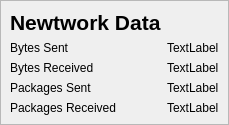
            <widget class="QWidget" name="Network">
             <layout class="QVBoxLayout" name="verticalLayout_10">
              <property name="spacing">
               <number>0</number>
              </property>
              <property name="leftMargin">
               <number>0</number>
              </property>
              <property name="topMargin">
               <number>0</number>
              </property>
              <property name="rightMargin">
               <number>0</number>
              </property>
              <property name="bottomMargin">
               <number>0</number>
              </property>
              <item>
               <widget class="QFrame" name="frame_9">
                <property name="frameShape">
                 <enum>QFrame::StyledPanel</enum>
                </property>
                <property name="frameShadow">
                 <enum>QFrame::Raised</enum>
                </property>
                <layout class="QGridLayout" name="gridLayout_11">
                 <item row="0" column="0" alignment="Qt::AlignTop">
                  <widget class="QLabel" name="label_97">
                   <property name="font">
                    <font>
                     <pointsize>16</pointsize>
                     <bold>true</bold>
                    </font>
                   </property>
                   <property name="text">
                    <string>Newtwork Data</string>
                   </property>
                  </widget>
                 </item>
                 <item row="1" column="0">
                  <widget class="QLabel" name="label_98">
                   <property name="text">
                    <string>Bytes Sent</string>
                   </property>
                  </widget>
                 </item>
                 <item row="1" column="1">
                  <widget class="QLabel" name="label_102">
                   <property name="text">
                    <string>TextLabel</string>
                   </property>
                  </widget>
                 </item>
                 <item row="2" column="0">
                  <widget class="QLabel" name="label_99">
                   <property name="text">
                    <string>Bytes Received</string>
                   </property>
                  </widget>
                 </item>
                 <item row="2" column="1">
                  <widget class="QLabel" name="label_103">
                   <property name="text">
                    <string>TextLabel</string>
                   </property>
                  </widget>
                 </item>
                 <item row="3" column="0">
                  <widget class="QLabel" name="label_100">
                   <property name="text">
                    <string>Packages Sent</string>
                   </property>
                  </widget>
                 </item>
                 <item row="3" column="1">
                  <widget class="QLabel" name="label_104">
                   <property name="text">
                    <string>TextLabel</string>
                   </property>
                  </widget>
                 </item>
                 <item row="4" column="0">
                  <widget class="QLabel" name="label_101">
                   <property name="text">
                    <string>Packages Received</string>
                   </property>
                  </widget>
                 </item>
                 <item row="4" column="1">
                  <widget class="QLabel" name="label_105">
                   <property name="text">
                    <string>TextLabel</string>
                   </property>
                  </widget>
                 </item>
                </layout>
               </widget>
              </item>
             </layout>
            </widget>
